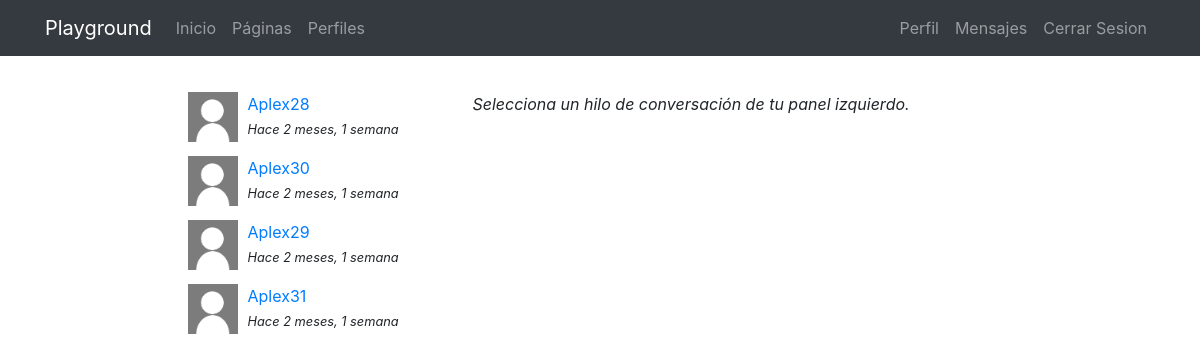
The app's page /messenger/ (signed in) with its own data.
### messenger/models.py (models this page shows)
class Thread(models.Model): #Este hilo es el punto de encuentro que almacena:
    users = models.ManyToManyField(User, related_name='threads') #Los Usuarios, con un identificador users.threads
    messages = models.ManyToManyField(Message) #Los mensajes escritos por los usuarios
    updated = models.DateTimeField(auto_now=True)
    objects = ThreadManager() #Para asignarle el filtro.
    class Meta:
        ordering = ['-updated']

class Message(models.Model):
    user = models.ForeignKey(User, on_delete=models.CASCADE) #Se le asigna a user, los usuarios registrados y si se elimina uno, borraria todo lo relacionado a el.
    content = models.TextField()
    created = models.DateTimeField(auto_now_add=True)
    class Meta:
        ordering = ['created']

### messenger/views.py (the view)
# urls.py: path('', ThreadList.as_view(), name="list"),
@method_decorator(login_required, name="dispatch")
class ThreadList(TemplateView):
    template_name = "messenger/thread_list.html"

### messenger/templates/messenger/thread_list.html (shortened to what this page needs)
{% extends 'core/base.html' %}
{% load static %}
{% block content %}
<main role="main">
  <div class="container">
    <div class="row mt-3">
      <div class="col-md-9 mx-auto mb-5">
        <div class="row">
          <div class="col-md-4">
            {% for thread in request.user.threads.all %}
              {% if thread.messages.all|length > 0 %}
                <div class="mb-3">
                  {% for user in thread.users.all %}
                    {% if user != request.user %}
                      {% if user.profile.avatar %}
                        <img src="{{user.profile.avatar.url}}" class="avatar">
                      {% else %}
                        <img src="{% static 'registration/img/no-avatar.jpg' %}" class="avatar">
                      {% endif %}
                      <div>
                        <a href="{% url 'messenger:detail' thread.pk %}">{{user}}</a><br>
                        <small><i>Hace {{thread.messages.last.created|timesince}}</i></small>
                      </div>
                    {% endif %}
                  {% endfor %}
                </div>
              {% endif %}
            {% endfor %}
          </div>
          <div class="col-md-8">
            <p><i>Selecciona un hilo de conversación de tu panel izquierdo.</i></p>
          </div>
        </div>
      </div>
    </div>
  </div>
</main>
{% endblock %}

### core/static/core/css/main.css (style rules this page uses)
main { padding-top: 20px; }
:root { --jumbotron-padding-y: 3rem; }

### messenger/templates/messenger/thread_list.html (style rules this page uses)
.avatar { width:50px; height:50px; float:left; margin-right:10px; }

### records on screen
Thread: messages.last.created "2 meses, 1 semana"
Thread: messages.last.created "2 meses, 1 semana"
Thread: messages.last.created "2 meses, 1 semana"
Thread: messages.last.created "2 meses, 1 semana"

### other values on screen
{{ user }} "Aplex28"
{{ user }} "Aplex30"
{{ user }} "Aplex29"
{{ user }} "Aplex31"
